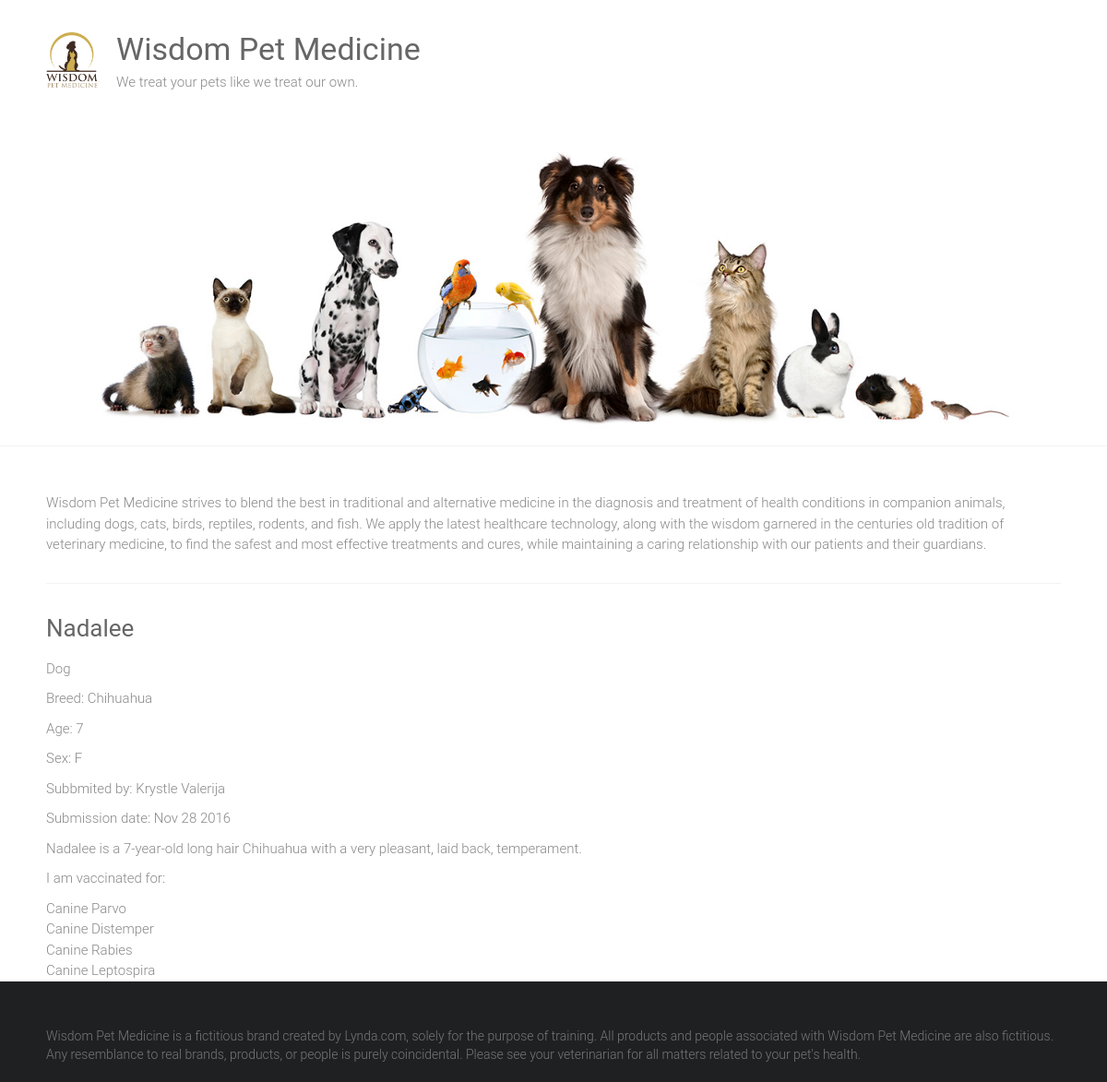
Screenshot of /adoptions/7/ with the database file from the repository.
### adoptions/models.py (models this page shows, shortened)
class Pets(models.Model):
    SEX_CHOICES = [('M', 'Male'), ('F', 'Female')]
    name = models.CharField(max_length=100)
    submitter = models.CharField(max_length=100)
    species = models.CharField(max_length=57)
    breed = models.CharField(max_length=57)
    sex = models.CharField(max_length=1, choices=SEX_CHOICES, blank=True)
    age = models.IntegerField(null=True)
    submission_date = models.DateTimeField()
    description = models.TextField()
    vaccinations = models.ManyToManyField('Vaccines', blank=True)

class Vaccines(models.Model):
    name = models.CharField(max_length=57)

### adoptions/views.py (the view)
# urls.py: path('adoptions/<int:pet_id>/', views.pet_details, name='pet_details')
def pet_details (request, pet_id):
    try:
        pet = Pets.objects.get(id=pet_id)
    except Pets.DoesNotExist:
        raise Http404('Pet does not exist...')
    return render(request, 'pet_details.html', {'pet': pet,})

### adoptions/templates/pet_details.html
{% extends 'base.html' %}
{%block content%}
<div class="petname">
    <h3>{{ pet.name|capfirst }}</h3>
</div>
<p>{{ pet.species }}</p>
{% if pet.breed %}
<p>Breed: {{ pet.breed }}</p>
{% endif %}
{% if pet.age %}
<p>Age: {{ pet.age }}</p>
{% endif %}
{% if pet.sex %}
<p>Sex: {{ pet.sex }}</p>
{% endif %}
<p>Subbmited by: {{ pet.submitter }}</p>
<p>Submission date: {{ pet.submission_date|date:"M d Y" }}</p>
<p>{{ pet.description }}</p>
{% if pet.vaccinations.all %}
<p>I am vaccinated for:</p>
<ul>
    {% for vac in pet.vaccinations.all %}
    <li>{{ vac.name }}</li>
    {% endfor %}
</ul>
{% endif %}
{%endblock%}

### static/style.css (style rules this page uses)
html, body, div, span, applet, object, iframe, h1, h2, h3, h4, h5, h6, p, blockquote, pre, a, abbr, acronym, address, big, cite, code, del, dfn, em, font, ins, kbd, q, s, samp, small, strike, strong, sub, sup, tt, var, dl, dt, dd, ol, ul, li, fieldset, form, label, legend, table, caption, tbody, tfoot, thead, tr, th, td { border: 0; font: inherit; font-size: 100%; font-style: inherit; font-weight: inherit; margin: 0; outline: 0; padding: 0; vertical-align: baseline; }
html { overflow-y: scroll; -webkit-text-size-adjust: 100%; -ms-text-size-adjust: 100%; }
h1, h2, h3, h4, h5, h6 { color: #666666; line-height: 1.4; padding-bottom: 15px; font-weight: normal; }
h3 { font-size: 26px; }
body, button, input, select, textarea { color: #888888; font-size: 15px; line-height: 1.5; font-family: 'Roboto', sans-serif; font-weight: 300; }
p { color: #888888; font-size: 15px; line-height: 1.5; margin-bottom: 15px; font-weight: 300; }
ul, ol { list-style: none; }
body { background: #f2f2f2; }
body { padding-top: 30px; padding-bottom: 30px; }
body.wide { padding-top: 0; padding-bottom: 0; }
.single-page p { margin-bottom: 10px; }

### rows the page displays
Pets: name "Nadalee", species "Dog", breed "Chihuahua", age "7", sex "F", submitter "Krystle Valerija", submission_date "Nov 28 2016", description "Nadalee is a 7-year-old long hair Chihuahua with a very pleasant, laid back, temperament."
Vaccines: name "Canine Parvo"
Vaccines: name "Canine Distemper"
Vaccines: name "Canine Rabies"
Vaccines: name "Canine Leptospira"
